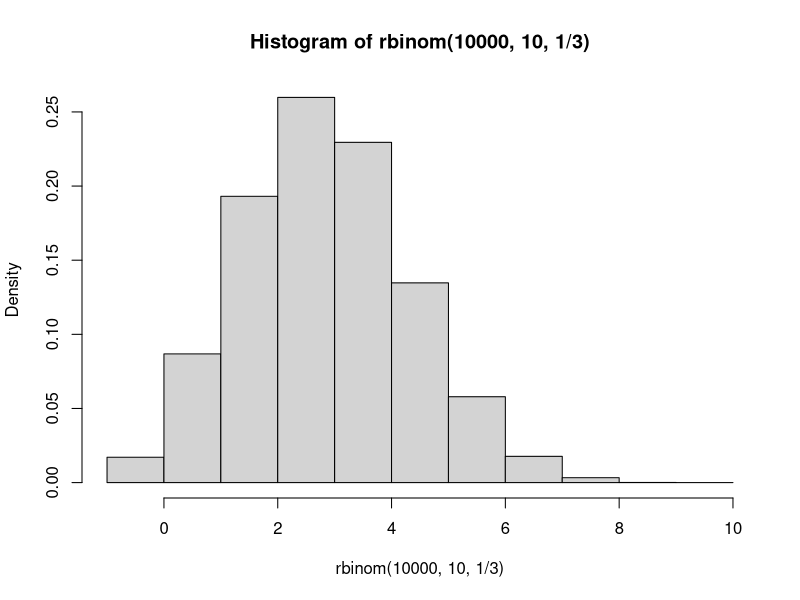
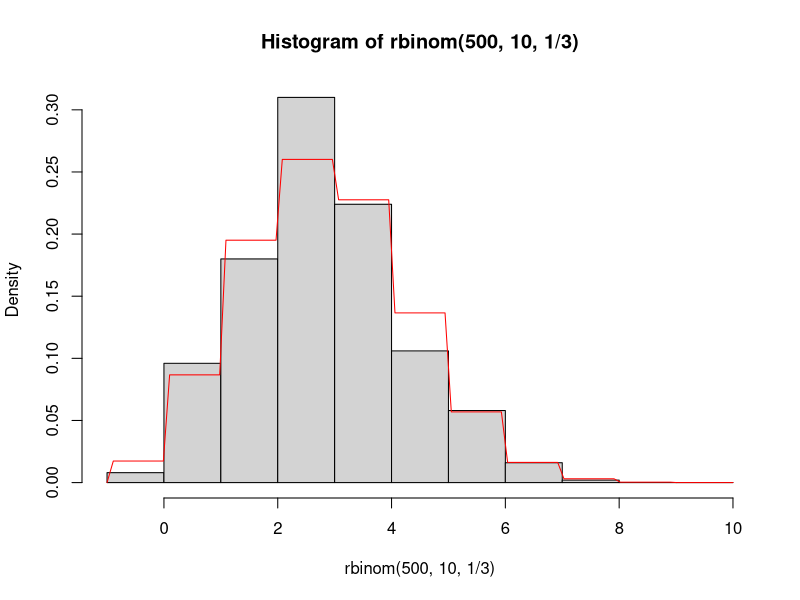

Generate these figures, in order, with R: (Note: this script raises an error after producing the figures.)
## Tutorial 3: Probability Distributions and Control Structures
## Clinic on Meaningful Modeling of Epidemiological Data
## International Clinics on Infectious Disease Dynamics and Data Program
## African Institute for Mathematical Sciences, Muizenberg, Cape Town, RSA
## David M. Goehring 2004
## Juliet R.C. Pulliam 2008, 2009
## Steve Bellan 2010, 2012
##
## Last updated by Juliet R.C. Pulliam, May 2019
## Some Rights Reserved
## CC BY-NC 4.0 (https://creativecommons.org/licenses/by-nc/4.0/)

###################################################################### 

## By the end of this tutorial you should...

## * Feel comfortable working with probability distributions 
## * Know how to use conditional structures
## * Be warned about the dangers of loop structures in R
## * Have tried your hands at synthesizing all the new material

######################################################################
## SECTION A. Probability Distributions in R
###################################################################### 

#################### 
## Probability distributions
#################### 
## So far the calculations we have been performing have been doable on
## a modern calculator (or on your basic phone calculator app), 
## so my assertion that R will make things easier
## for you has not seen any confirmation in experience.

## In terms of solving probability problems, R does not provide many
## tools that extend too far beyond your intuition. If you want to
## know the probability of rolling two sixes on two dice you do not
## need R to tell you that 1/6 times 1/6 is 1/36. The two exceptions
## might be the functions factorial() and choose(), which only appear
## on a minority of modern calculators and which can solve a problem
## for you once you know to reach for them. These functions are
## sufficiently self-explanatory with their help files to render a
## treatment of them here unnecessary. A third exception is
## simulation, which you will try your hand at in the Benchmark
## Questions, and which is an important component of mathematical modelling.

## Enter probability distributions. R is able to do in a few
## milliseconds what took hours of hunting in tables as recently as 30 years
## ago. If you understand what a probability distribution is, R will
## provide four different utilities for (nearly) any such distribution, as
## follows:

## * Generating individual density values or a plot of the density function
## * Generating random numbers drawn from the distribution
## * Providing cumulative probability for points along the distribution
## * Providing points along the distribution corresponding to a cumulative probability

## Each of these is an important part of the toolkit for working with
## probability distributions.

## Making the functions meet your needs 

## The different distributions have different corresponding functions
## in R, but aside from the particulars of their arguments, they 
## consist of four functions of the same general form.

## We will use the binomial distribution (which is a
## discrete distribution) as an example for each of our four methods,
## and you should be able to extend that experience to any
## distribution you like.

## As we have seen hints of before, R can generate random numbers from
## any distribution. For discrete distributions, creating a histogram
## of a large number of these values can give a quick picture of the
## distribution. To generate random numbers from the binomial
## distribution, use rbinom():

hist(rbinom(10000, 10, 1/3), freq=FALSE, breaks=-1:10)

## The arguments of rbinom() tell it how many numbers you want to
## generate, how many trials are used to generate the distribution,
## and what the probability of a success per trial is,
## respectively. The extra arguments of hist() tell it that we want it
## to give proportions rather than counts and then how to divide up
## the data into bars.

## This is an empirical estimation of the distribution. The R function
## that calculates the probability density function of the binomial
## distribution is dbinom(), and that will give the precise
## theoretical values we may need. What is the probability of having 7
## successes on 10 trials with a probability of success of 1/3?

dbinom(7, 10, 1/3)

## Which is the equivalent of about 1.6% of the time. By extension, we
## can generate the complete distribution with vector input to
## dbinom(), as in

dbinom(0:10, 10, 1/3)

## A useful application of rbinom() and dbinom() is to plot a curve of
## the density function over the histogram of observed values. For a
## discrete distribution such as this, the “curve” will be slightly
## misleading, but we will know what it means. Generating fewer random
## numbers this time,

hist(rbinom(500,10,1/3), freq=FALSE, breaks=-1:10)

curve(dbinom(ceiling(x), 10, 1/3), add=TRUE, col="red")

## The argument ceiling(x) resolves the fact that the x-values on the
## plot are continuous, not discrete. The correction is not needed for
## continuous distributions.

## Alternatively, you may use a paired histogram for comparing
## simulations to predicted densities for discrete distributions. The
## visualization used here is less elegant for discrete distributions
## but is more easily extended to continuous distributions.

## Using dbinom() to calculate cumulative probabilities for discrete
## distributions would be tedious, and we cannot easily calculate the
## cumulative probabilities using the equivalent density values from a
## continuous distribution (because it requires integration). The
## solution in R is to use a function, such as pbinom() for the
## binomial distribution, that calculates the cumulative density
## function (c.d.f.), that is, the function F (which here takes
## integer values).

# F(x) = P(X <= x)

## As a quick example, what is the probability of getting 2 or less
## with our chosen binomial distribution?

pbinom(2, 10, 1/3)

## The last function we need in our probability-distribution toolkit
## is qbinom(), the R function that calculates the inverse cumulative
## density function, F^-1 of the binomial distribution The c. d. f. and
## the inverse c. d. f. are related by

# p = F(x)
# x = F^-1(p)

## As a quick example, where is the 80% threshold in the cumulative
## probability distribution?

qbinom(.8, 10, 1/3)

## The c. d. f. and inverse c. d. f. are particularly useful when
## performing statistical tests.

## I do not know why the R language chose such counter-intuitive
## naming practices for its probability distribution functions. But
## let’s have some mnemonics:

# Function                           Prefix    Mnemonic 
#
# random numbers from dist.          r         random
# density of distribution            d         density
# cumulative probability             p         probability (is output)
# inverse cumulative probability     q         qumulative (with an “inversed “c”)

## Feel free to remember them in any way you like, of course.

#################### 
## Probability distributions galore
####################
## You may not be familiar with all of these distributions, but this
## list should prove helpful for future reference. Keep in mind that
## some of these distributions are continuous and some are discrete –
## this will affect the allowed inputs of the functions.

# Beta pbeta() qbeta() dbeta() rbeta() 
# Binomial pbinom() qbinom() dbinom() rbinom() 
# Cauchy pcauchy() qcauchy() dcauchy() rcauchy()
# Chi-square pchisq() qchisq() dchisq() rchisq()
# Exponential pexp() qexp() dexp() rexp()
# F pf() qf() df() rf()
# Gamma pgamma() qgamma() dgamma() rgamma()
# Geometric pgeom() qgeom() dgeom() rgeom()
# Hypergeometric phyper() qhyper() dhyper() rhyper()
# Logistic plogis() qlogis() dlogis() rlogis() 
# Log Normal plnorm() qlnorm() dlnorm() rlnorm()
# Negative Binomial pnbinom() qnbinom() dnbinom() rnbinom()
# Normal pnorm() qnorm() dnorm() rnorm()
# Poisson ppois() qpois() dpois() rpois()
# Student's t pt() qt() dt() rt()
# Uniform punif() qunif() dunif() runif()

###################################################################### 
## SECTION B. Control structures
###################################################################### 
## Now that you have gotten your proverbial feet wet by composing your
## own functions, you are ready to learn how to make your functions
## (or your scripts) more powerful by using control structures. The
## two main varieties of control structures are conditional structures
## and loop structures, but more important than what they are called
## is what they do...

## The semicolon, ";", allows you to put two or more commands
## together on a single line. The commands will be executed
## sequentially, just as if they had been written on separate lines.
## The best use of the semicolon is probably to combine lists of
## assignments into a single line, such as,

x <- 8; y <- 4; z <- 3
c(x, y, z) 

## Using the semicolon in this way will condense your code
## and can make it look cleaner if applied with moderation.
## In most situations, though, clarity is
## more important than compactness, so in general it is best not to
## string long lists of commands together on a single line using
## semicolons. Remember that the amount of whitespace (such as spaces,
## indentation, and empty lines) in your code will not affect its
## efficiency and that adding whitespace (and comments!) will often
## make your code easier to follow.

## Conditional structures

## “If you are under the age of 6, you cannot ride this ride.”

## “If you are available Friday night, please give me your number.”

## Needless to say, we are all familiar with conditional structures in
## casual speech, and conditional structures in R are not much
## different.

## The command ''if'' initiates a conditional structure. (Like function,
## it looks like a function, but is not a function.) What comes in
## parentheses after if is an expression of the condition that must be
## met for the remaining code to be executed. That is, it is a logical
## expression (meaning it should evaluate to TRUE or FALSE) which if
## TRUE tells R to execute the next line (or set) of code.

## A silly, but fully functional, example:

age <- 19

if(age >= 6){
	can.ride <- TRUE 
}

can.ride

## Here we obviously know the result before we start, but in a
## (just-slightly-less silly) function, we would not:

ride.test <- function(age)
{
	can.ride <- FALSE
	if(age >= 6){
		can.ride <- TRUE
	}
	return(can.ride)
}

ride.test(5)

ride.test(65)

## Note that the curly brackets, {}, play the same role as for
## conditional statements as they do for the function construct: they
## allow multi-line procedures. They can also make your code easier to
## follow, even for single-line procedures.

## As an aside, the above function can (and perhaps should) be written
## more simply as

ride.test <- function(age){
	return(age >= 6)
}

## The conditional structure becomes important when you want different
## functions or operations to be performed depending on some
## condition. This is something that you will often want.

## As an example, consider a function that measures central
## tendency. While you may want to avoid the influence of extremely
## large values by using the median, you may want to forgo it on very small
## samples, replacing the median with the mean. Let us say if we have fewer
## than 10 measurements in our sample we will resort to the mean:

central.tend <- function(x){                                     
	my.answer <- median(x)
	if(length(x) < 10){my.answer <- mean(x)}
	return(my.answer)
}

central.tend(c(1,1,3))

## This last example may have raised a red flag about efficiency – I
## determined the median of the data regardless of whether this value
## will ultimately be used in my output. Here, the cost is
## exceptionally low, because that calculation will only be irrelevant
## if there are fewer than 10 items in the vector, in which case it
## took trivially long to execute. But, you can see where there might
## be a problem.

## One solution is to create separate if statements for each
## condition, such as:

# if(x < 0) #followed by what should happen if x < 0

# if(x = 0) #followed by what should happen if x = 0

# if((x > 0) & (x < 1)) # followed by what should happen if x is between 0 and 1, exclusive

# if(x >= 1) # followed by what should happen if x >= 1

## Note that defining conditions which are not mutually exclusive may
## make your code hard to follow and therefore render your results
## unpredictable without detailed examination.

## Another solution, particularly useful for binary (either-or) cases,
## is to use the command else, which follows the if procedure and
## gives what to do if your conditional expression evaluates to
## FALSE. If you are careful about your use of brackets, you can nest
## if and else commands to create more complicated conditional
## structures.

## Here are some additional options for writing the central tendancy 
## function above. Using if and else, as described above:

central.tend2 <- function(x){                                     
	if(length(x) >= 10){
		my.answer <- median(x)
	}else{
		my.answer <- mean(x)
	}
	return(my.answer)
}

# and using the ifelse() control structure, which is similar but more compact:

central.tend3 <- function(x){                                     
	my.answer <- ifelse(length(x) >= 10, median(x), mean(x))
	return(my.answer)
}

## There are two potential big errors that may occur in implementing a
## conditional structure. One occurs if the conditional expression
## evaluates to NA or NaN – try this out yourself:

if(Inf - Inf > 0){ x <- 5 } ## BADCODE

## To make sure that your if statements don’t break like this, you will
## sometimes want to use the is.na() function, which returns TRUE if the
## value being evaluated is NA or NaN.

## The second big mistake that you can make is assuming that R will act
## on the elements of a conditional expression that is a vector. Try this:

if(c(T, F, F)){ 1 + 1 } ## BADCODE

## As the warning that is generated indicates, R will ignore all but
## the first element of the vector. On reflection, this makes sense
## because R wouldn’t know what to do with a vector of logical values
## – the if statement has no inputs or outputs, just a conditional
## procedure. In other words, you shouldn’t expect the if statement to
## behave like a function because it isn’t one.

#################### 
## Loop structures
#################### 
## R employs a number of common loop structures familiar to those of
## you with some programming experience. However, those of you without
## programming experience may actually have an edge here.

## The reason is that, in general, in mathematical programming it is
## much more efficient to perform what traditionally has been done
## with programming loops using vector calculations. You have already
## seen one of the basic methods used to replace loop structures, the
## apply() function.

######################################################################
######################################################################

## This concludes Tutorial III. The benchmark questions should help
## solidify your understanding of the material.

## The probability-distribution section of this tutorial was aided by
## information available at
## http://www.stat.umn.edu/geyer/5102/examp/rlook.html.

## If you are unfamiliar with or rusty on your understanding of the
## binomial distribtion, you may also want to work through the introductory
## Binomial Distribution tutorial, available here:
## https://github.com/ICI3D/RTutorials/blob/master/binomialDistribution.R?raw=true


###################################################################### 
## SECTION C. Benchmark Questions
###################################################################### 

#################### 
## 1. The standard medication used to treat some disease is known to
## produce a severe side effect in 20% of the patients treated. A
## pharmaceutical company develops a new drug to treat the disease and
## tests it on 9 patients. There are no side effects observed in these
## patients. 

## a. What is the probability of treating 9 patients without side
## effects using the standard medication?

## b. Generate a plot of the probability of observing no side effects
## in patients receiving treatment, as a function of the number of
## patients in the study, assuming the new drug causes the severe side
## effect with the same probability as the old.

## c. Add a horizontal red line at p = 0.025, visually depicting the
## number of patients minimally required for a study to show that the
## new medication produces side effects in fewer patients than the
## standard treatment (traditional statistical significance).

#################### 

#################### 
## 2. Re-do the suite of calculations and plots found in the Tutorial
## using the Poisson distribution (with lambda = 3) rather than the
## binomial distribution. (Hint: Make sure the histogram has an
## appropriate range with breaks.)
####################
